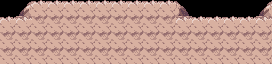

The image is a tile-based game level rendered from a .tmx file. Its description and complete source (layers, tilesets, objects, tile grids) follow:
An orthogonal 17x4 tile map with 16x16 px tiles, 2 tile layers (1, 2).

<map version="1.5" tiledversion="1.7.2" orientation="orthogonal" renderorder="right-down" width="17" height="4" tilewidth="16" tileheight="16" infinite="0" nextlayerid="3" nextobjectid="1">
 <tileset firstgid="1" source="../../copyrighted/textures/rse/tileset.tsx" />
 <layer id="2" name="1" width="17" height="4">
  <data encoding="csv">
0,0,0,0,0,0,0,0,0,0,0,0,0,0,0,0,0,
0,116,116,116,116,116,116,116,116,116,116,116,0,0,0,0,116,
116,116,116,116,116,116,116,116,116,116,116,116,116,116,116,116,116,
116,116,116,116,116,116,116,116,116,116,116,116,116,116,116,116,116
</data>
 </layer>
 <layer id="1" name="2" width="17" height="4">
  <data encoding="csv">
0,2,3,3,3,3,3,3,3,3,3,4,0,0,0,0,2,
3,3,0,0,0,0,0,0,0,0,0,3,3,3,3,3,3,
0,0,0,0,0,0,0,0,0,0,0,0,0,0,0,0,0,
0,0,0,0,0,0,0,0,0,0,0,0,0,0,0,0,0
</data>
 </layer>
</map>
